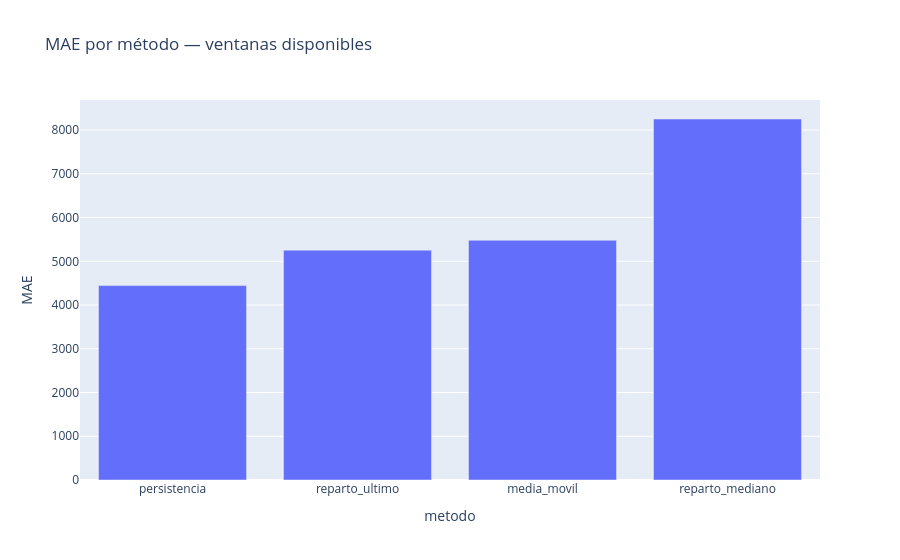

Notebook source saved alongside this figure:
### Markdown cell above
## Comparación de métodos
Menor MAE y RMSE indican menor error, pero los métodos de reparto utilizan migración nacional futura observada como escenario ex-post.

### Code cell
if not resumen.empty:
    fig = px.bar(resumen, x="metodo", y="MAE", title="MAE por método — ventanas disponibles")
    fig.show()
    display(resumen)
else:
    print("Sin evaluaciones suficientes.")

### Figure 1 — Plotly figure (JSON) as saved in the notebook; plotly's stock layout.template omitted (floating-point values rounded to 4 significant figures)
{"data": [{"hovertemplate": "metodo=%{x}<br>MAE=%{y}<extra></extra>", "legendgroup": "", "marker": {"color": "#636efa", "pattern": {"shape": ""}}, "name": "", "orientation": "v", "showlegend": false, "textposition": "auto", "type": "bar", "x": ["persistencia", "reparto_ultimo", "media_movil", "reparto_mediano"], "xaxis": "x", "y": [4444.0, 5255.0, 5480.0, 8253.0], "yaxis": "y"}], "layout": {"barmode": "relative", "legend": {"tracegroupgap": 0}, "title": {"text": "MAE por método — ventanas disponibles"}, "xaxis": {"anchor": "y", "domain": [0, 1], "title": {"text": "metodo"}}, "yaxis": {"anchor": "x", "domain": [0, 1], "title": {"text": "MAE"}}}}
